Frame 1 (no input): blank canvas, image omitted
Frame 60 (the mouse pressed at the canvas centre just before this capture): blank canvas, image omitted
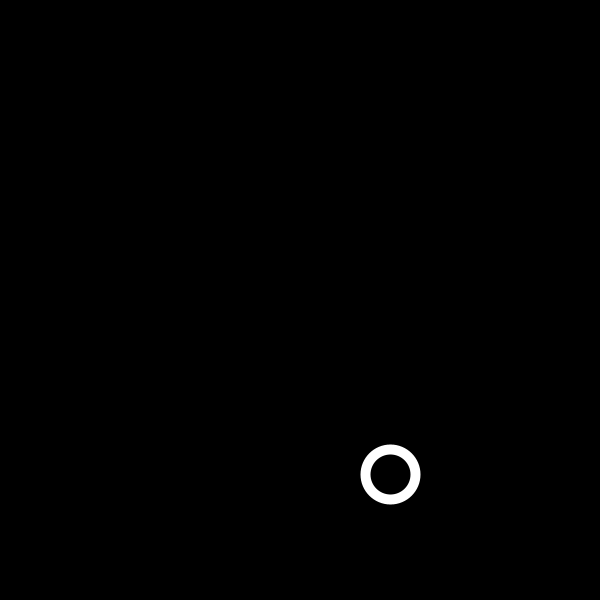
Frame 120 (the mouse held since frame 60 and released just before this capture)

The Processing sketch whose frames 1 and 60 were blank and that drew this single picture after the mouse press (run headless with seeded random() and noise(); from frame 60 on, the mouse is pressed at the canvas centre):

// Processing sketch: Hoppebold
// ── Hoppebold.pde
ArrayList <Ball> bolde = new ArrayList <Ball>();


void setup() {
  size(600,600);
  //ellipseMode(CENTER);
}
  
  void draw() {
  background(0);
  
  for (Ball b: bolde) {
   b.movement();
   b.display();
 }
  
  
}

void mousePressed(){
  //Bold bliver tilføjet når der trykkes
  bolde.add(new Ball());
}

// ── Ball.pde
class Ball {
  
PVector location;  //Boldens placering
PVector velocity;  //Boldens hastighed
PVector gravity;   //Boldens tyngdekraft
int topspeed;      //Boldens tophastighed   
  
Ball() {
  location = new PVector(mouseX, mouseY);
  velocity = new PVector(1.5,2.0);
  gravity = new PVector(0,0.2);
  topspeed = 100;
  }
  
void movement() {
  //Boldens placering bliver påvirket af hastigheden 
  location.add(velocity);
  //Boldens hastighed bliver påvirket af tyngdekraften
  velocity.add(gravity);
  //Bolden er begrænset af topspeed 
  velocity.limit(topspeed);
  
  // Bouncer fra højre eller venstre del af tegnefladen
  if ((location.x > width) || (location.x < 0)) {
    velocity.x = velocity.x * -1;
  }
  
  // Bouncer fra bund og top
  if (location.y > height || (location.y < 0)) {

    // Hastigheden bliver mindre hver gang den rammer jorden
    velocity.y = velocity.y * -0.95; 
    location.y = height;
  }
}

void display() {
  //Bolden bliver tegnet
  stroke(255);
  strokeWeight(10);
  noFill();
  ellipse(location.x,location.y,50,50);
  }
}
